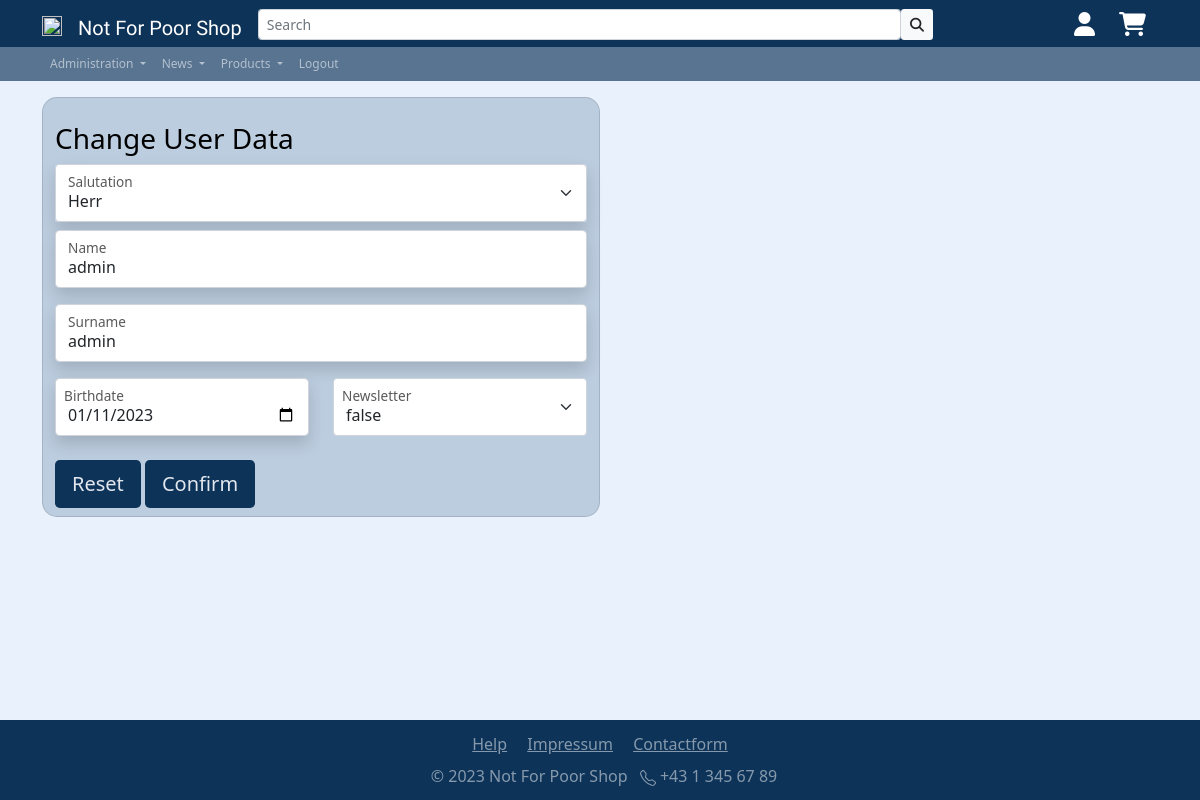
Page /app/inc/pgs/user_profile_change.php?change=name (signed in) on the committed database.
### tables this page shows
CREATE TABLE `address` (
  `id` int(11) NOT NULL,
  `user_id` int(11) NOT NULL,
  `street` varchar(256) NOT NULL,
  `city` varchar(256) NOT NULL,
  `state` varchar(256) NOT NULL,
  `zip_code` int(11) NOT NULL,
  `country` varchar(256) NOT NULL
);

CREATE TABLE `users` (
  `id` int(11) NOT NULL,
  `status` varchar(256) NOT NULL DEFAULT 'active',
  `form_of_adress` varchar(256) NOT NULL,
  `name` varchar(256) NOT NULL,
  `surname` varchar(256) NOT NULL,
  `username` varchar(256) NOT NULL,
  `password` varchar(256) NOT NULL,
  `useremail` varchar(256) NOT NULL,
  `birth_date` date NOT NULL,
  `has_newsletter` varchar(256) NOT NULL,
  `role` varchar(256) NOT NULL DEFAULT 'customer',
  `seller_id` int(11) DEFAULT NULL
);

### app/inc/includes/profile_change/name_change.php (the view, shortened to what this page needs)
<?php
$formOfAdress = $currentUser['form_of_adress'];
$name = $currentUser['name'];
$surname = $currentUser['surname'];
$birthdate = $currentUser['birth_date'];
$has_newsletter = $currentUser['has_newsletter'];
?>
<div class="container site-font-color">
    <form class="card card-bg shadow-2-strong card-registration mt-3 p- col-md-6" style="border-radius: 15px;"
        action="" method="post">
        <div class="container">
            <div>
                <h1 class="h3 mt-4">Change User Data</h1>
            </div>
            <div class="form-floating form-label select-label shadow">
                <select name="formOfAdress" id="floatingSelect" class="form-select">
                    <option selected
                        value='<?php echo $formOfAdress ?>'>
                        <?php echo $formOfAdress ?>
                    </option>
                </select>
                <label for="floatingSelect">Salutation</label>
            </div>
            <div class="form-floating col-md-12">
                <input type="text" class="form-control mb-3 shadow" name="name" id="name"
                    value="<?php echo $name ?>" required>
                <label class="" for="name">Name</label>
            </div>
            <div class="form-floating col-md-12">
                <input type="text" class="form-control mb-3 shadow" name="surname" id="surname"
                    value="<?php echo $surname ?>" required>
                <label class="" for="surname">Surname</label>
            </div>
            <div class="row">
                <div class="form-floating col-md-6">
                    <input type="date" class="form-control mb-3 shadow" name="birthdate" id="birthdate" min="1930-01-01"
                        value="<?php echo $birthdate ?>">
                    <label class="ms-2" for="birthdate">Birthdate</label>
                </div>
                <div class="form-floating form-label select-label col-md-6">
                    <select name="newsletter" id="newsletter" class="form-select">
                        <option selected
                            value='<?php echo $has_newsletter ?>'>
                            <?php echo $has_newsletter ?>
                        </option>
                    </select>
                    <label class="ms-2" for="newsletter">Newsletter</label>
                </div>
            </div>
            <div class="my-2">
                <button class="btn btn-lg secondary-bg-color btn-block secondary-color" type="reset">Reset</button>
                <button class="btn btn-lg secondary-bg-color btn-block secondary-color" type="submit">Confirm</button>
            </div>
        </div>
    </form>
</div>

### app/res/css/styles.css (style rules this page uses)
html { height: 100%; }
body { background-color: #e9f2fc; font-family: "Segoe UI", Tahoma, Geneva, Verdana, sans-serif; background-image: none; background-repeat: no-repeat; background-position: center; background-attachment: fixed; }
.secondary-bg-color { background-color: #0d3359; }
.secondary-color { color: #e2e7ee; }
.site-font-color { color: #000000; }
.shadow { box-shadow: -2px 11px 89px 17px rgba(0, 0, 0, 0.75); }
.card-bg { background-color: #91a9c181; }

### rows in the picture
address: formOfAdress "Herr", name "admin", surname "admin", birthdate "01/11/2023", newsletter "false"
